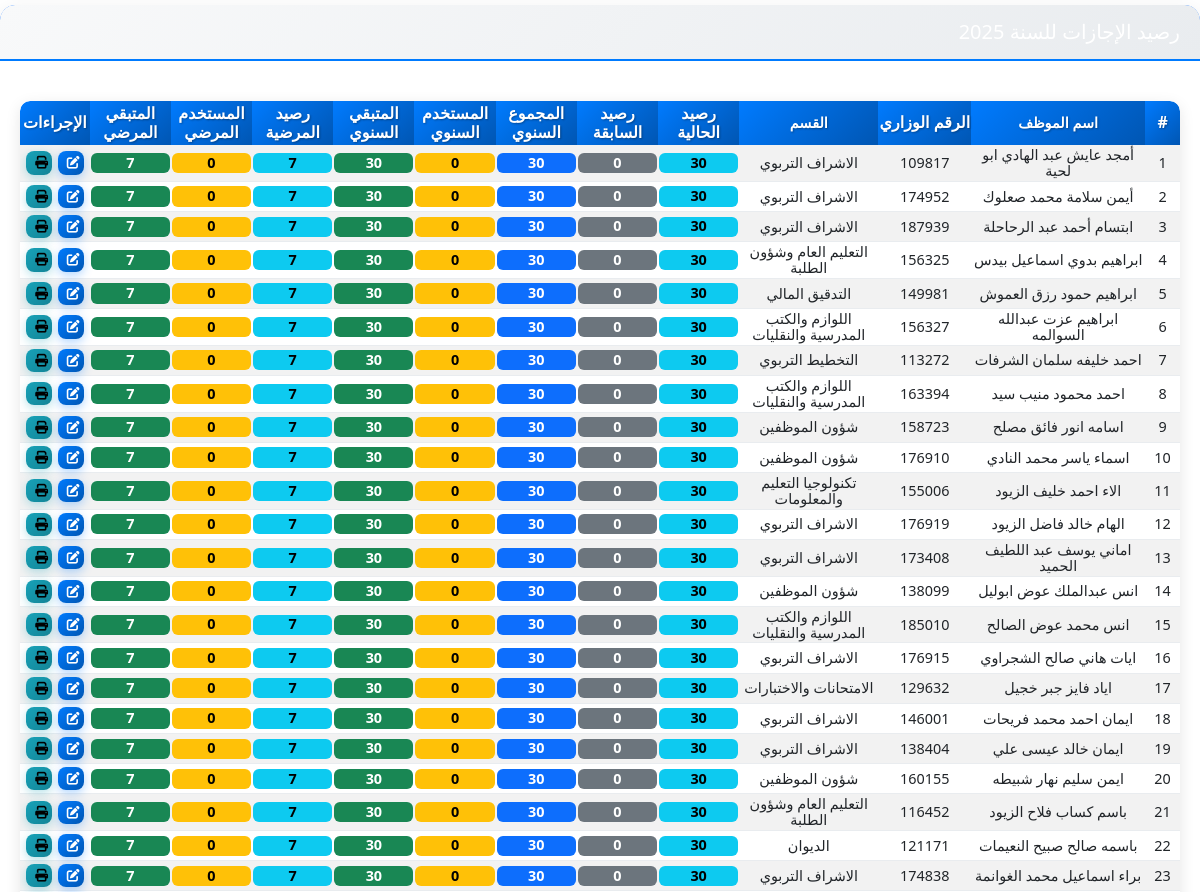
/leave_balances (signed in, middle part), run on an earlier commit of the app's database.
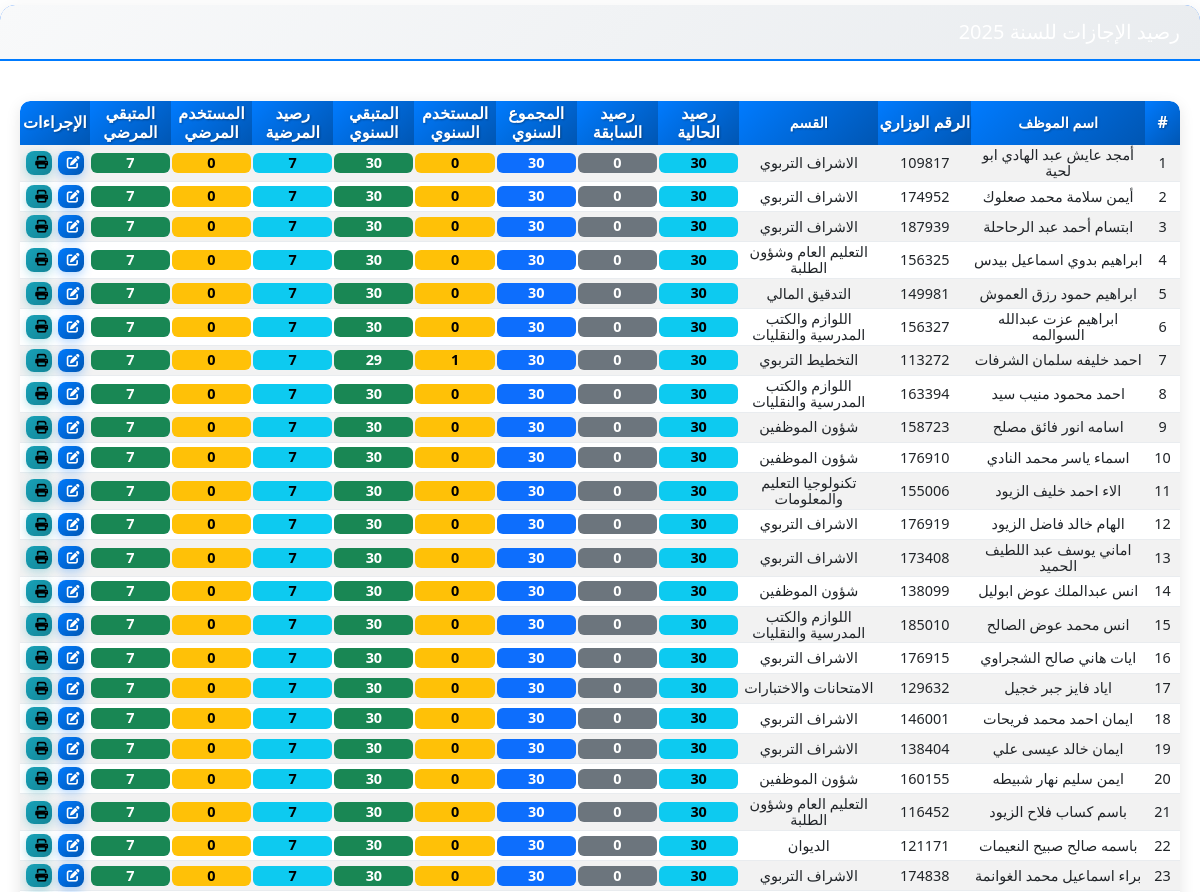
And on a later commit of the database.
### models.py (models this page shows, shortened)
class LeaveBalance(db.Model):
    id = db.Column(db.Integer, primary_key=True)
    employee_id = db.Column(db.Integer, db.ForeignKey('employee.id'), nullable=False)
    year = db.Column(db.Integer, nullable=False)  # السنة
    current_year_balance = db.Column(db.Integer, default=30)  # رصيد السنة الحالية
    previous_year_balance = db.Column(db.Integer, default=0)  # رصيد السنة السابقة
    sick_leave_balance = db.Column(db.Integer, default=7)  # رصيد الإجازات المرضية
    used_annual_leave = db.Column(db.Integer, default=0)  # الإجازات السنوية المستخدمة
    used_sick_leave = db.Column(db.Integer, default=0)  # الإجازات المرضية المستخدمة
    created_at = db.Column(db.DateTime, default=datetime.utcnow)
    updated_at = db.Column(db.DateTime, default=datetime.utcnow, onupdate=datetime.utcnow)
    __table_args__ = (db.UniqueConstraint('employee_id', 'year', name='unique_employee_year'),)
    def get_remaining_annual_balance(self):
        current_balance = self.current_year_balance or 0
        previous_balance = self.previous_year_balance or 0
        used_leave = self.used_annual_leave or 0
        return (current_balance + previous_balance) - used_leave
    def get_remaining_sick_balance(self):
        sick_balance = self.sick_leave_balance or 0
        used_sick = self.used_sick_leave or 0
        return sick_balance - used_sick

class Employee(db.Model):
    id = db.Column(db.Integer, primary_key=True)
    ministry_number = db.Column(db.String(20), unique=True, nullable=False)  # الرقم الوزاري
    name = db.Column(db.String(100), nullable=False)  # الاسم
    civil_id = db.Column(db.String(20), unique=True, nullable=False)  # الرقم المدني (changed from national_id)
    gender = db.Column(db.String(10), nullable=False)  # الجنس
    job_title = db.Column(db.String(50), nullable=False)  # الوظيفة
    qualification = db.Column(db.String(50), nullable=False)  # المؤهل
    bachelor_specialization = db.Column(db.String(100))  # تخصص بكالوريوس
    high_diploma_specialization = db.Column(db.String(100))  # تخصص دبلوم العالي
    masters_specialization = db.Column(db.String(100))  # تخصص ماجستير
    phd_specialization = db.Column(db.String(100))  # تخصص دكتوراه
    subject = db.Column(db.String(100))  # المبحث الدراسي
    phone_number = db.Column(db.String(20))  # رقم الهاتف
    appointment_date = db.Column(db.Date, nullable=False)  # تاريخ التعيين
    school_id = db.Column(db.Integer, db.ForeignKey('school.id'), nullable=False)  # المدرسة
    is_directorate_employee = db.Column(db.Boolean, default=False)  # موظف مديرية
    school = db.relationship('School', backref=db.backref('employees', lazy=True))
    transfers = db.relationship('Transfer', backref='employee', lazy=True, cascade="all, delete-orphan")
    leaves = db.relationship('Leave', backref='employee', lazy=True, cascade="all, delete-orphan")
    leave_balances = db.relationship('LeaveBalance', backref='employee', lazy=True, cascade="all, delete-orphan")
    converted_departures = db.relationship('ConvertedDeparture', backref='employee', lazy=True, cascade="all, delete-orphan")
    monthly_departure_balances = db.relationship('MonthlyDepartureBalance', backref='employee', lazy=True, cascade="all, delete-orphan")

class School(db.Model):
    id = db.Column(db.Integer, primary_key=True)
    name = db.Column(db.String(100), nullable=False)  # اسم المدرسة
    phone = db.Column(db.String(20))  # رقم هاتف المدرسة
    address = db.Column(db.String(200))  # عنوان المدرسة
    gender = db.Column(db.String(20))  # جنس المدرسة (ذكور، إناث، مختلطة)
    region = db.Column(db.String(50))  # المنطقة

### routes/leave_routes.py (the view, shortened to what this page needs)
@leave.route('/leave_balances')
def leave_balances():
    search_term = request.args.get('search', '')
    current_year = datetime.now().year
    query = Employee.query.filter(Employee.is_directorate_employee == True)
    employees = query.order_by(Employee.name).all()
    balances_dict = {}
    for employee in employees:
        balance = LeaveBalance.query.filter_by(
            employee_id=employee.id,
            year=current_year
        ).first()
        used_annual = db.session.query(func.sum(Leave.days_count)).filter(
            Leave.employee_id == employee.id,
            Leave.leave_type.in_(['إجازة سنوية', 'إجازة اعتيادية']),
            func.extract('year', Leave.start_date) == current_year
        ).scalar() or 0
        used_sick = db.session.query(func.sum(Leave.days_count)).filter(
            Leave.employee_id == employee.id,
            Leave.leave_type == 'إجازة مرضية',
            func.extract('year', Leave.start_date) == current_year
        ).scalar() or 0
        balance.used_annual_leave = used_annual
        balance.used_sick_leave = used_sick
        balances_dict[employee.id] = balance
    db.session.commit()
    return render_template('leave_balances.html',
                         employees=employees,
                         balances_dict=balances_dict,
                         search_term=search_term,
                         current_year=current_year)

### app.py (called while the page is built)
@app.context_processor
def inject_now():
    return {'now': datetime.now()}

@app.context_processor
def inject_user():
    current_user = None
    if 'user_id' in session:
        current_user = User.query.get(session['user_id'])
    return dict(current_user=current_user)

@app.before_request
def check_login():
    allowed_routes = ['auth.login', 'static']
    if 'user_id' not in session and request.endpoint and not any(request.endpoint.startswith(route) for route in allowed_routes):
        return redirect(url_for('auth.login'))

### templates/leave_balances.html (shortened to what this page needs)
{% extends "base.html" %}
{% block content %}
<div class="card leave-balances-container">
    <div class="card-header bg-primary text-white">
        <h5 class="mb-0">رصيد الإجازات للسنة {{ current_year }}</h5>
    </div>
    <div class="card-body">
        {% if employees %}
        <div class="table-responsive">
            <table class="table table-striped table-hover leave-balances-table">
                <thead>
                    <tr>
                        <th>#</th>
                        <th class="employee-name">اسم الموظف</th>
                        <th>الرقم الوزاري</th>
                        <th class="department">القسم</th>
                        <th>رصيد الحالية</th>
                        <th>رصيد السابقة</th>
                        <th>المجموع السنوي</th>
                        <th>المستخدم السنوي</th>
                        <th>المتبقي السنوي</th>
                        <th>رصيد المرضية</th>
                        <th>المستخدم المرضي</th>
                        <th>المتبقي المرضي</th>
                        <th>الإجراءات</th>
                    </tr>
                </thead>
                <tbody>
                    {% for employee in employees %}
                    {% set balance = balances_dict[employee.id] %}
                    <tr>
                        <td>{{ loop.index }}</td>
                        <td class="employee-name">{{ employee.name }}</td>
                        <td>{{ employee.ministry_number }}</td>
                        <td class="department">{{ employee.school.name }}</td>
                        <td><span class="badge bg-info">{{ balance.current_year_balance }}</span></td>
                        <td><span class="badge bg-secondary">{{ balance.previous_year_balance }}</span></td>
                        <td><span class="badge bg-primary">{{ balance.current_year_balance + balance.previous_year_balance }}</span></td>
                        <td><span class="badge bg-warning">{{ balance.used_annual_leave }}</span></td>
                        <td>
                            {% set remaining_annual = balance.get_remaining_annual_balance() %}
                            <span class="badge {% if remaining_annual < 5 %}bg-danger{% elif remaining_annual < 10 %}bg-warning{% else %}bg-success{% endif %}">
                                {{ remaining_annual }}
                            </span>
                        </td>
                        <td><span class="badge bg-info">{{ balance.sick_leave_balance }}</span></td>
                        <td><span class="badge bg-warning">{{ balance.used_sick_leave }}</span></td>
                        <td>
                            {% set remaining_sick = balance.get_remaining_sick_balance() %}
                            <span class="badge {% if remaining_sick < 3 %}bg-danger{% elif remaining_sick < 7 %}bg-warning{% else %}bg-success{% endif %}">
                                {{ remaining_sick }}
                            </span>
                        </td>
                        <td>
                            <a href="{{ url_for('leave.edit_leave_balance', employee_id=employee.id) }}" class="btn btn-sm btn-primary" title="تعديل الرصيد">
                                <i class="fas fa-edit"></i>
                            </a>
                            <a href="{{ url_for('leave.print_employee_balance', employee_id=employee.id) }}" class="btn btn-sm btn-info" title="طباعة رصيد الموظف" target="_blank">
                                <i class="fas fa-print"></i>
                            </a>
                        </td>
                    </tr>
                    {% endfor %}
                </tbody>
            </table>
        </div>
        {% else %}
        <div class="text-center py-4">
            <p class="text-muted">لا توجد بيانات موظفين</p>
        </div>
        {% endif %}
    </div>
</div>
{% endblock %}

What changed in the data, as far as the page shows it:
computed for Employee "احمد خليفه سلمان الشرفات": remaining_annual "30" → "29"
changed LeaveBalance (number 7 of 23 on the later page): used_annual_leave "0" → "1"
